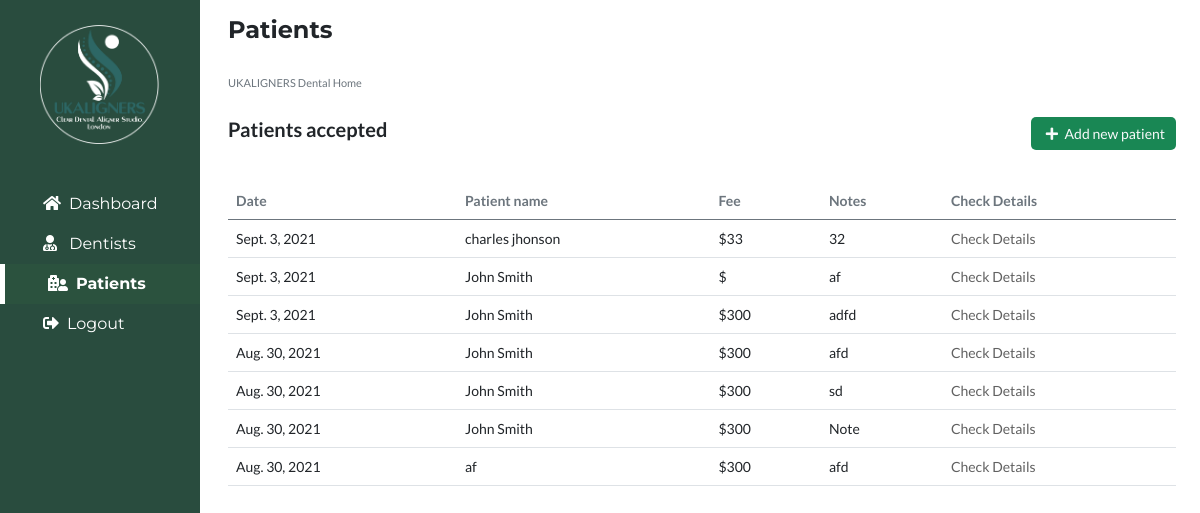
The app's page /patientaccepted (signed in) with its own data.
### portfolioApp/models.py (models this page shows, shortened)
class Patient(models.Model):
    Dentist=models.ForeignKey(User,on_delete=models.CASCADE)
    PatientName=models.CharField(max_length=100)
    PatientID=models.CharField(max_length=30)
    Clinic=models.CharField(max_length=300)
    Prescriber=models.CharField(max_length=200)
    Invoice=models.CharField(max_length=20)
    Balance_To_Pay=models.CharField(max_length=30)
    Surgery=models.CharField(max_length=100)
    Fee=models.CharField(max_length=30)
    Status=models.CharField(max_length=100)
    Note=models.TextField()
    Date=models.DateField(auto_now_add=True)

### portfolioApp/views.py (the view)
# urls.py: path('patientaccepted', views.patientaccepted, name='patientaccepted'),
@login_required(login_url='login')
def patientaccepted(request):
    if request.user.is_superuser:
        mypatients=Patient.objects.order_by("-id")
    else:
        mypatients=Patient.objects.filter(Dentist=request.user,Status="Accept").order_by("-id")
    context={
        'patients':'active',
        'mypatients':mypatients,
    }
    return render(request,'patientaccepted.html',context)

### portfolioApp/templates/patientaccepted.html (shortened to what this page needs)
{% extends 'base.html' %}
{% load static %}
{% block body %}
<section class="px-4">
<h4 class="py-3"><b>Patients</b></h4>
<div class="">
<span class="text-secondary">UKALIGNERS Dental Home</span>
<div class="d-flex justify-content-between py-3">
<h5><b>Patients accepted</b></h5>
<a href="{% url 'addnewpatient' %}" class="btn btn-sm text-light bg-success"><i class="fas fa-plus mx-1"></i> Add new patient</a>
</div>
<div class="col-sm-12 px-0 pb-3 my-3 table-responsive"style="font-size:14px;">
<table class="table ">
<thead class="text-secondary">
<tr>
<th scope="col">Date</th>
<th scope="col">Patient name</th>
<th scope="col">Fee</th>
<th scope="col">Notes</th>
<th scope="col">Check Details</th>
</tr>
</thead>
<tbody>
{% for patients in mypatients %}
<tr>
<td>{{patients.Date}}</td>
<td>{{patients.PatientName}}</td>
<td>${{patients.Fee}}</td>
<td>{{patients.Note}}</td>
<td><a href="/patientdetail/{{patients.id}}/">Check Details</a></td>
</tr>
{% endfor %}
</tbody>
</table>
</div>
</div>
</section>
{% endblock body %}

### portfolioApp/templates/base.html (style rules this page uses)
body { margin:0px; padding:0px; font-family: 'Lato', sans-serif; overflow-x: hidden; background:white; }
span,p { font-size:11px; color:black; }
h4 { font-family: 'Montserrat', sans-serif; }
::placeholder { color:#797979 !important; }
.btn { border-radius:5px; padding:5px 10px 5px 10px; background:#1B3229; }
a { text-decoration:none; color:#616161; }

### portfolioApp/templates/sidebar.html (style rules this page uses)
body { margin:0px; padding:0px; font-family: 'Lato', sans-serif; overflow-x: hidden; background:white; }
span,p { font-size:11px; color:black; }
h4 { font-family: 'Montserrat', sans-serif; }
::placeholder { color:#797979 !important; }
.btn { border-radius:5px; padding:5px 10px 5px 10px; background:#1B3229; }
a { text-decoration:none; color:#616161; }

### records on screen
Patient: Date "Sept. 3, 2021", PatientName "charles jhonson", Fee "33", Note "32"
Patient: Date "Sept. 3, 2021", PatientName "John Smith", Note "af"
Patient: Date "Sept. 3, 2021", PatientName "John Smith", Fee "300", Note "adfd"
Patient: Date "Aug. 30, 2021", PatientName "John Smith", Fee "300", Note "afd"
Patient: Date "Aug. 30, 2021", PatientName "John Smith", Fee "300", Note "sd"
Patient: Date "Aug. 30, 2021", PatientName "John Smith", Fee "300", Note "Note"
Patient: Date "Aug. 30, 2021", PatientName "af", Fee "300", Note "afd"
